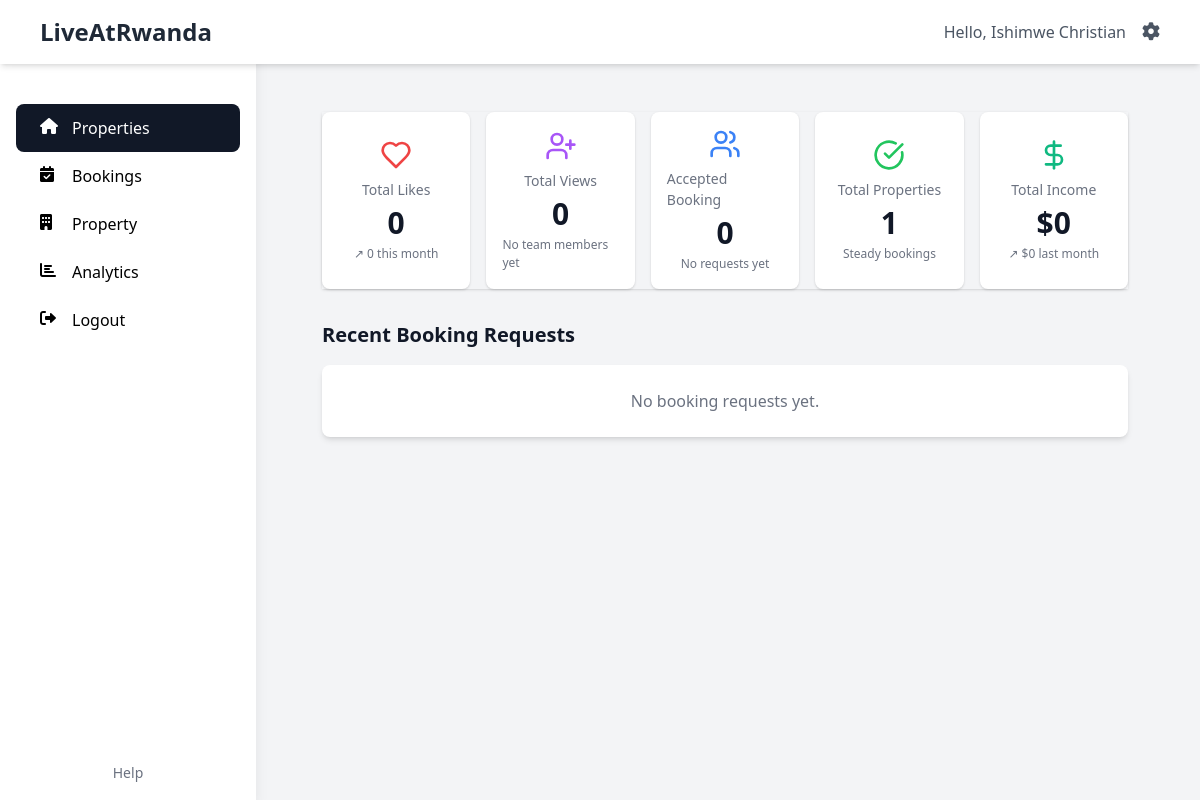
The app's page /onwer/index.php, older data.
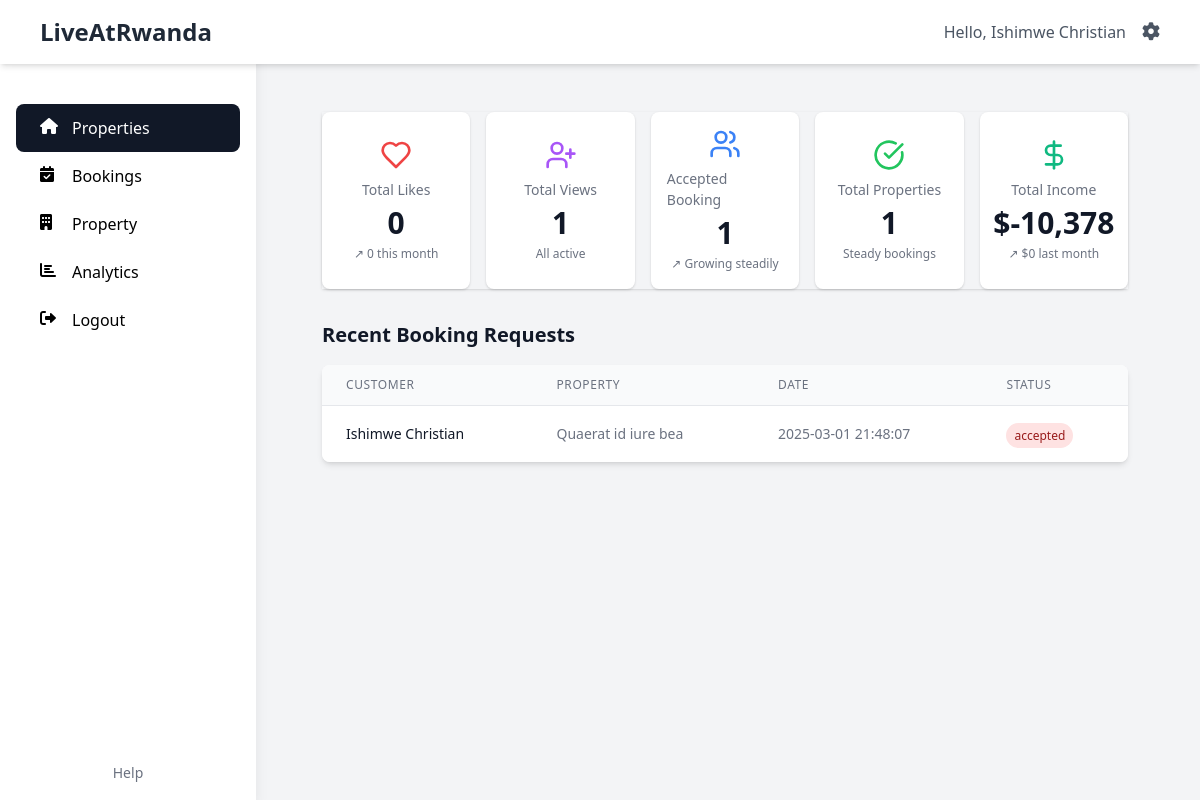
The same page, newer data.
### tables this page shows
CREATE TABLE `users` (
  `id` int(11) NOT NULL,
  `name` varchar(255) NOT NULL,
  `email` varchar(255) NOT NULL,
  `phone` varchar(50) NOT NULL,
  `password` varchar(255) NOT NULL,
  `business_type` varchar(255) NOT NULL,
  `image` text NOT NULL,
  `created_at` datetime NOT NULL,
  `updated_at` datetime DEFAULT NULL
);

CREATE TABLE `bookings` (
  `id` int(11) NOT NULL,
  `property_id` int(11) NOT NULL,
  `user_id` int(11) NOT NULL,
  `price` varchar(6) NOT NULL,
  `check_in_date` date NOT NULL,
  `check_out_date` date NOT NULL,
  `status` varchar(50) NOT NULL DEFAULT 'pending',
  `created_at` timestamp NOT NULL DEFAULT current_timestamp() ON UPDATE current_timestamp(),
  `updated_at` datetime DEFAULT NULL
);

CREATE TABLE `properties` (
  `id` int(11) NOT NULL,
  `user_id` int(11) NOT NULL,
  `title` varchar(255) NOT NULL,
  `description` text DEFAULT NULL,
  `price` decimal(10,2) NOT NULL,
  `period` varchar(255) DEFAULT NULL,
  `purpose` varchar(100) DEFAULT NULL,
  `zipcode` varchar(100) DEFAULT NULL,
  `address` varchar(255) NOT NULL,
  `sector` varchar(255) DEFAULT NULL,
  `village` varchar(255) DEFAULT NULL,
  `features` text DEFAULT NULL,
  `password` varchar(255) NOT NULL,
  `bedrooms` int(11) NOT NULL,
  `bathrooms` int(11) NOT NULL,
  `area` decimal(10,2) NOT NULL,
  `property_type` varchar(50) NOT NULL,
  `status` varchar(50) NOT NULL DEFAULT 'available',
  `images` text DEFAULT NULL,
  `created_at` datetime NOT NULL,
  `updated_at` datetime DEFAULT NULL
);

### onwer/index.php (the view, shortened to what the rows shown need)
<?php
include '../config/connection.php';
$user_id = $_SESSION['user_id'];
function getBookings($conn, $user_id) {
    $bookings = [];
    $sql = "SELECT b.id, c.name as customerName, p.title as propertyName, b.created_at as bookingDate, b.status
           FROM bookings b
           JOIN users c ON b.user_id = c.id
           JOIN properties p ON b.property_id = p.id
           WHERE p.user_id = ?
           ORDER BY b.created_at DESC
           LIMIT 10";
    $stmt = $conn->prepare($sql);
    $stmt->bind_param("i", $user_id);
    $stmt->execute();
    $result = $stmt->get_result();
    while ($row = $result->fetch_assoc()) {
        $bookings[] = $row;
    }
    return $bookings;
}
$bookings = getBookings($conn, $user_id);
?>
<!DOCTYPE html>
<html lang="en">
<head>
    <script src="https://cdn.tailwindcss.com"></script>
<link rel="stylesheet" href="https://cdnjs.cloudflare.com/ajax/libs/font-awesome/6.0.0-beta3/css/all.min.css" />
</head>
<body class="bg-gray-100">
    <?php include './include/navbar.php' ?>
    <?php include './include/sidebar.php' ?>
     <div class="main-content">
        <div class="main-content-inner">
            <main class="flex-1 bg-gray-100">
                <div class="w-full mx-auto px-4 sm:px-6 lg:px-8 py-8">
                    <section>
                        <h2 class="text-xl font-semibold text-gray-900 mb-4">Recent Booking Requests</h2>
                        <?php if (empty($bookings)): ?>
                        <div class="bg-white shadow-md rounded-lg p-6 text-center">
                            <p class="text-gray-500">No booking requests yet.</p>
                        </div>
                        <?php else: ?>
                        <div class="bg-white shadow-md rounded-lg overflow-hidden">
                            <table class="min-w-full divide-y divide-gray-200">
                                <thead class="bg-gray-50">
                                    <tr>
                                        <th class="px-6 py-3 text-left text-xs font-medium text-gray-500 uppercase tracking-wider">
                                            Customer
                                        </th>
                                        <th class="px-6 py-3 text-left text-xs font-medium text-gray-500 uppercase tracking-wider">
                                            Property
                                        </th>
                                        <th class="px-6 py-3 text-left text-xs font-medium text-gray-500 uppercase tracking-wider">
                                            Date
                                        </th>
                                        <th class="px-6 py-3 text-left text-xs font-medium text-gray-500 uppercase tracking-wider">
                                            Status
                                        </th>
                                    </tr>
                                </thead>
                                <tbody class="bg-white divide-y divide-gray-200">
                                    <?php foreach ($bookings as $booking): ?>
                                    <tr class="hover:bg-gray-50 transition-colors duration-300">
                                        <td class="px-6 py-4 whitespace-nowrap text-sm font-medium text-gray-900">
                                            <?php echo htmlspecialchars($booking['customerName']); ?>
                                        </td>
                                        <td class="px-6 py-4 whitespace-nowrap text-sm text-gray-500">
                                            <?php echo htmlspecialchars($booking['propertyName']); ?>
                                        </td>
                                        <td class="px-6 py-4 whitespace-nowrap text-sm text-gray-500">
                                            <?php echo htmlspecialchars($booking['bookingDate']); ?>
                                        </td>
                                        <td class="px-6 py-4 whitespace-nowrap">
                                            <span class="px-2 py-1 rounded-full text-xs font-medium
                                                <?php
                                                if ($booking['status'] === 'Confirmed') {
                                                    echo 'bg-green-100 text-green-800';
                                                } elseif ($booking['status'] === 'Pending') {
                                                    echo 'bg-yellow-100 text-yellow-800';
                                                } else {
                                                    echo 'bg-red-100 text-red-800';
                                                }
                                                ?>">
                                                <?php echo htmlspecialchars($booking['status']); ?>
                                            </span>
                                        </td>
                                    </tr>
                                    <?php endforeach; ?>
                                </tbody>
                            </table>
                        </div>
                        <?php endif; ?>
                    </section>
                </div>
            </main>
        </div>
    </div>
</body>
</html>

### onwer/include/navbar.php (shortened to what the rows shown need)
<?php
include '../config/connection.php';
$username = "Guest";
if (isset($_SESSION['user_id'])) {
    $user_id = $_SESSION['user_id'];
    $query = "SELECT name FROM users WHERE id = ?";
    $stmt = $conn->prepare($query);
    $stmt->bind_param("i", $user_id);
    $stmt->execute();
    $stmt->bind_result($username);
}
?>
<!DOCTYPE html>
<html lang="en">
<head>
    <link rel="stylesheet" href="https://cdnjs.cloudflare.com/ajax/libs/font-awesome/6.0.0/css/all.min.css">
    <script src="https://cdn.tailwindcss.com"></script>
</head>
<body>
    <div class="w-full bg-white shadow-md fixed top-0 left-0 right-0 z-10">
        <div class="navbar px-4 lg:px-10 flex justify-between items-center h-16">
            <div class="flex items-center space-x-4">
                <div class="text-gray-600">
                    Hello, <?php echo htmlspecialchars($username); ?>
                </div>
                <div class="relative group">
                    <button class="text-gray-600 hover:text-gray-800">
                    </button>
                </div>
            </div>
        </div>
    </div>
</body>
</html>

Row changes from the older to the newer data that the page shows:
added bookings: user.name "Ishimwe Christian", property.title "Quaerat id iure bea", created_at "2025-03-01 21:48:07", status "accepted"
Text that changed along with them:
$stats['team_members']: "0" → "1"
$stats['user_requests']: "0" → "1"
$stats['total_income']: "0" → "-10,378"
text no longer shown: "No team members yet No requests yet No booking requests yet."
text now shown: "All active ↗︎ Growing steadily CUSTOMER PROPERTY DATE STATUS"
